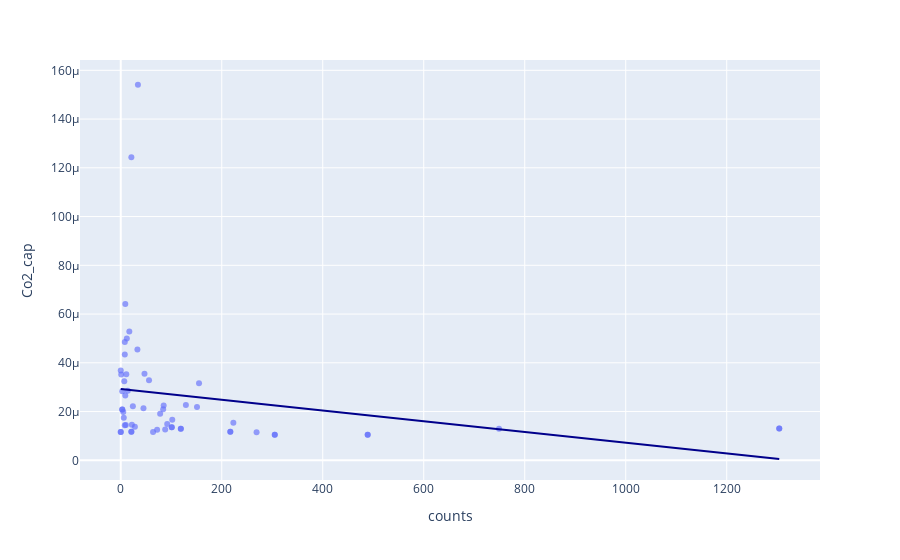

Notebook source saved alongside this figure:
### Code cell
import plotly.express as px

fig = px.scatter(
    map_data, x='counts', y='Co2_cap', opacity=0.65, hover_data=['state'],
    trendline='ols', trendline_color_override='darkblue'
)
fig.show()

### Figure 1 — Plotly figure (JSON) as saved in the notebook; plotly's stock layout.template omitted (floating-point values rounded to 4 significant figures)
{"data": [{"customdata": [["Alabama"], ["Arizona"], ["Arkansas"], ["California"], ["Colorado"], ["Connecticut"], ["Connecticut"], ["Delaware"], ["Florida"], ["Georgia"], ["Idaho"], ["Illinois"], ["Indiana"], ["Iowa"], ["Kansas"], ["Kentucky"], ["Louisiana"], ["Maine"], ["Maine"], ["Maryland"], ["Massachusetts"], ["Massachusetts"], ["Michigan"], ["Minnesota"], ["Mississippi"], ["Missouri"], ["Montana"], ["Nebraska"], ["Nevada"], ["New Hampshire"], ["New Hampshire"], ["New Jersey"], ["New Jersey"], ["New Mexico"], ["New York"], ["New York"], ["North Carolina"], ["North Dakota"], ["Ohio"], ["Oklahoma"], ["Oregon"], ["Pennsylvania"], ["Pennsylvania"], ["Rhode Island"], ["Rhode Island"], ["South Carolina"], ["South Dakota"], ["Tennessee"], ["Texas"], ["Utah"], ["Vermont"], ["Vermont"], ["Virginia"], ["Washington"], ["West Virginia"], ["Wisconsin"], ["Wyoming"]], "hovertemplate": "counts=%{x}<br>Co2_cap=%{y}<br>state=%{customdata[0]}<extra></extra>", "legendgroup": "", "marker": {"color": "#636efa", "opacity": 0.65, "symbol": "circle"}, "mode": "markers", "name": "", "orientation": "v", "showlegend": false, "type": "scatter", "x": [3, 10, 7, 269, 151, 21, 21, 223, 72, 8, 5, 84, 1, 8, 0, 56, 17, 119, 119, 64, 305, 305, 78, 129, 14, 9, 33, 12, 22, 0, 0, 101, 101, 47, 489, 489, 28, 21, 45, 11, 88, 3, 3, 217, 217, 102, 8, 6, 155, 85, 1304, 1304, 92, 749, 9, 24, 34], "xaxis": "x", "y": [2.832e-05, 1.452e-05, 3.239e-05, 1.148e-05, 2.192e-05, 1.175e-05, 1.175e-05, 1.54e-05, 1.258e-05, 1.44e-05, 1.98e-05, 2.099e-05, 3.521e-05, 4.342e-05, 3.688e-05, 3.286e-05, 5.288e-05, 1.298e-05, 1.298e-05, 1.163e-05, 1.049e-05, 1.049e-05, 1.913e-05, 2.272e-05, 2.853e-05, 2.663e-05, 4.547e-05, 4.994e-05, 1.455e-05, 1.161e-05, 1.161e-05, 1.355e-05, 1.355e-05, 3.555e-05, 1.043e-05, 1.043e-05, 1.375e-05, 0.0001244, 2.133e-05, 3.531e-05, 1.261e-05, 2.084e-05, 2.084e-05, 1.168e-05, 1.168e-05, 1.664e-05, 4.858e-05, 1.75e-05, 3.164e-05, 2.253e-05, 1.307e-05, 1.307e-05, 1.492e-05, 1.293e-05, 6.413e-05, 2.219e-05, 0.0001541], "yaxis": "y"}, {"hovertemplate": "<b>OLS trendline</b><br>Co2_cap = -2.20093e-08 * counts + 2.92337e-05<br>R<sup>2</sup>=0.053129<br><br>counts=%{x}<br>Co2_cap=%{y} <b>(trend)</b><extra></extra>", "legendgroup": "", "line": {"color": "darkblue"}, "marker": {"color": "#636efa", "symbol": "circle"}, "mode": "lines", "name": "", "showlegend": false, "type": "scatter", "x": [0, 0, 0, 1, 3, 3, 3, 5, 6, 7, 8, 8, 8, 9, 9, 10, 11, 12, 14, 17, 21, 21, 21, 22, 24, 28, 33, 34, 45, 47, 56, 64, 72, 78, 84, 85, 88, 92, 101, 101, 102, 119, 119, 129, 151, 155, 217, 217, 223, 269, 305, 305, 489, 489, 749, 1304, 1304], "xaxis": "x", "y": [2.923e-05, 2.923e-05, 2.923e-05, 2.921e-05, 2.917e-05, 2.917e-05, 2.917e-05, 2.912e-05, 2.91e-05, 2.908e-05, 2.906e-05, 2.906e-05, 2.906e-05, 2.904e-05, 2.904e-05, 2.901e-05, 2.899e-05, 2.897e-05, 2.893e-05, 2.886e-05, 2.877e-05, 2.877e-05, 2.877e-05, 2.875e-05, 2.871e-05, 2.862e-05, 2.851e-05, 2.849e-05, 2.824e-05, 2.82e-05, 2.8e-05, 2.783e-05, 2.765e-05, 2.752e-05, 2.738e-05, 2.736e-05, 2.73e-05, 2.721e-05, 2.701e-05, 2.701e-05, 2.699e-05, 2.661e-05, 2.661e-05, 2.639e-05, 2.591e-05, 2.582e-05, 2.446e-05, 2.446e-05, 2.433e-05, 2.331e-05, 2.252e-05, 2.252e-05, 1.847e-05, 1.847e-05, 1.275e-05, 5.336e-07, 5.336e-07], "yaxis": "y"}], "layout": {"autosize": true, "legend": {"tracegroupgap": 0}, "margin": {"t": 60}, "xaxis": {"anchor": "y", "autorange": true, "domain": [0, 1], "range": [-80.15, 1384.0], "title": {"text": "counts"}, "type": "linear"}, "yaxis": {"anchor": "x", "autorange": true, "domain": [0, 1], "range": [-8.161e-06, 0.0001657], "title": {"text": "Co2_cap"}, "type": "linear"}}}
